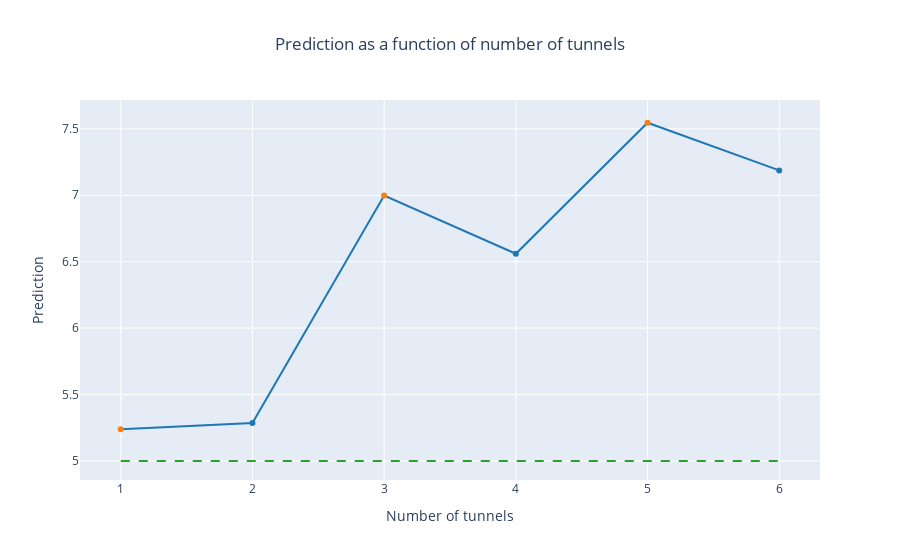

Here is the notebook cell this chart was saved with:
### Code cell
np.random.seed(42)

brain = np.zeros((IMAGE_SIZE, IMAGE_SIZE, IMAGE_SIZE, 1))

center = np.asarray([IMAGE_SIZE // 2 for _ in range(3)])
radius = IMAGE_SIZE // 2-2

idx = np.asarray(np.meshgrid(*[np.arange(IMAGE_SIZE) for _ in range(3)])).T.reshape(-1, 3)
distances = euclidean_distances(idx, center.reshape(1, -1))[:,0]
inside = distances <= radius
surface = np.isclose(distances, radius, atol=1e-1)
surface = idx[surface]

brain[tuple(idx[inside].T)] = np.random.uniform(0.25, 1, (len(idx[inside]), 1))
brain[tuple(idx[surface].T)] = np.random.uniform(0.25, 1, (len(idx[surface]), 1))

inside_keys = set([key(x) for x in idx[inside]])

predictions = []

for i in range(1, NUM_TUNNELS + 1):
    width = 2 + (6 * (i % 2))
    brain = drill(brain, surface, center, width, inside_keys, idx)
    predictions.append(model.predict(np.expand_dims(brain, 0))[0,0])
    
fig, ax = plt.subplots(1, 8, figsize=(15, 2))

for i in range(8):
    ax[i].imshow(brain[12+i], cmap='Greys_r')
    ax[i].axis('off')

plt.show()

colours = [DEFAULT_PLOTLY_COLORS[(i+1) % 2] for i in range(len(predictions))]
    
traces = [
    go.Scatter(
        x=np.arange(1, NUM_TUNNELS + 1),
        y=predictions,
        mode='markers+lines',
        showlegend=False,
        marker={
            'color': colours
        },
        line={
            'color': DEFAULT_PLOTLY_COLORS[0]
        },
    ),
    go.Scatter(
        x=[1, NUM_TUNNELS],
        y=[5, 5],
        mode='lines',
        showlegend=False,
        line={
            'color': DEFAULT_PLOTLY_COLORS[2],
            'dash': 'dash'
        }
    )
]

layout = go.Layout(
    title={
        'x': 0.5,
        'text': 'Prediction as a function of number of tunnels'
    },
    xaxis={
        'title': 'Number of tunnels'
    },
    yaxis={
        'title': 'Prediction'
    }
)

iplot(go.Figure(traces, layout))

### Figure 1 — Plotly figure (JSON) as saved in the notebook; plotly's stock layout.template omitted (floating-point values rounded to 4 significant figures)
{"data": [{"line": {"color": "rgb(31, 119, 180)"}, "marker": {"color": ["rgb(255, 127, 14)", "rgb(31, 119, 180)", "rgb(255, 127, 14)", "rgb(31, 119, 180)", "rgb(255, 127, 14)", "rgb(31, 119, 180)"]}, "mode": "markers+lines", "showlegend": false, "type": "scatter", "x": [1, 2, 3, 4, 5, 6], "y": [5.239, 5.286, 6.998, 6.56, 7.546, 7.187]}, {"line": {"color": "rgb(44, 160, 44)", "dash": "dash"}, "mode": "lines", "showlegend": false, "type": "scatter", "x": [1, 6], "y": [5, 5]}], "layout": {"title": {"text": "Prediction as a function of number of tunnels", "x": 0.5}, "xaxis": {"title": {"text": "Number of tunnels"}}, "yaxis": {"title": {"text": "Prediction"}}}}
